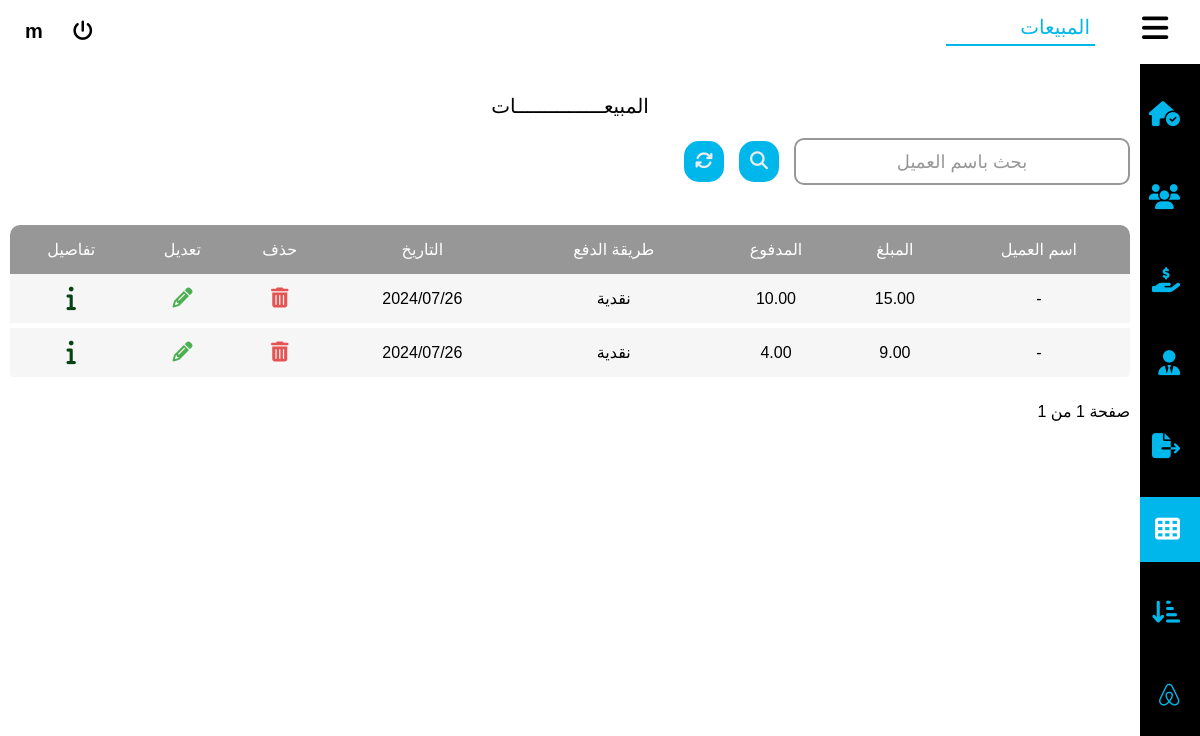
/profits (signed in), run on the app's committed database.
### user/models.py (models this page shows, shortened)
class Sale(models.Model):
    client = models.ForeignKey(Client, on_delete=models.CASCADE, null=True, blank=True)
    item = models.ForeignKey(Item, on_delete=models.CASCADE, null=True)
    client_name = models.CharField(max_length=100, blank=True, null=True)
    client_phone = models.CharField(max_length=100, blank=True, null=True)
    crash = models.CharField(max_length=100, blank=True, null=True)
    method = models.CharField(max_length=100, choices=(('محفظة', 'محفظة'), ('نقدية', 'نقدية')), default='نقدية')  # Use choices for 'method'
    date = models.DateTimeField(blank=True, null=True)
    sale_quantity = models.PositiveIntegerField(blank=True, null=True)
    sale_price = models.DecimalField(max_digits=10, decimal_places=2, blank=True, null=True)
    total = models.DecimalField(max_digits=10, decimal_places=2, blank=True, null=True)
    paid = models.DecimalField(max_digits=10, decimal_places=2, blank=True, null=True)
    remain = models.DecimalField(max_digits=10, decimal_places=2, blank=True, null=True)

class Client(models.Model):
    name = models.CharField(max_length=100,blank=True, null=True)
    phone = models.CharField(max_length=100, blank=True, null=True)
    opening_balance = models.DecimalField(max_digits=15, decimal_places=2, blank=True, null=True)
    notes = models.CharField(max_length=100, blank=True, null=True)

### user/views.py (the view)
# urls.py: path('profits',views.profits, name='profits' ),
@login_required(login_url="login")
def profits(request):
    page = request.GET.get('page')
    sale_list = paginate(Sale.objects.all().order_by("-date"), page, per_page=20)
    if 'search' in request.POST:
        search_input = request.POST.get('searchInput')
        sale_list = list(Sale.objects.filter(Q(client_name__icontains=search_input)))
    return render(request, "profits.html", {"sales": sale_list})

### user/views.py (called while the page is built)
def paginate(queryset, page, per_page=20):
    paginator = Paginator(queryset, per_page)
    try:
        return paginator.page(page)
    except PageNotAnInteger:
        return paginator.page(1)
    except EmptyPage:
        return paginator.page(paginator.num_pages)

### templates/profits.html (shortened to what this page needs)
{% load static %}
<!DOCTYPE html>
<html lang="en">
<head>
    <link rel="stylesheet" href=" {% static "css/style.css" %} ">
    <link rel="stylesheet" href=" {% static "css/all.min.css" %} ">
    <link rel="stylesheet" href=" {% static "css/fontawesome.min.css" %} ">
</head>
<body>
    <header>
        <div class="main">
            <div class="minhead">
                <i class="fa-solid fa-bars" id="rightconexpend"></i>
            </div>
            <ul>
                <li class="selected"><a href="{% url "profits" %}">المبيعات</a></li>
            </ul>
        </div>
        <div class="username">
                <a href="{% url "logout" %}"><i class="fa-solid fa-power-off"></i></a>
                <h3>{{user.username}}<h3>
        </div>
    </header>
    <div class="backcon">
        <div class="rightcon">
            <ul>
                <a href="{% url "home" %}">
                    <li>
                        <i class="fa-solid fa-house-circle-check"></i>
                    </li>
                </a>
                <a href= "{% url "sales" %}">
                    <li>
                        <i class="fa-solid fa-users"></i>
                    </li>
                </a>
                <a href="{% url "tempsales" %}">
                    <li>
                        <i class="fa-solid fa-hand-holding-dollar"></i>
                    </li>
                </a>
                <a href="{% url "loses" %}">
                    <li>
                        <i class="fa-solid fa-user-tie"></i>
                    </li>
                </a>
                <a href="{% url "items" %}">
                    <li >
                        <i class="fa-solid fa-file-export"></i>
                    </li>
                </a>
                <a href="{% url "profits" %}">
                    <li class="activeli">
                        <i class="fa-solid fa-table-cells"></i>
                    </li>
                </a>
                <a href="{% url "shorts" %}">
                    <li>
                        <i class="fa-solid fa-arrow-down-short-wide"></i>
                    </li>
                </a>
                <a href="{% url "daycome" %}">
                    <li>
                        <i class="fa-brands fa-airbnb"></i>
                    </li>
                </a>
            </ul>
        </div>
        <div class="leftcon">
            <div class="status">
                <h2>المبيعـــــــــــــــات</h2>
                <form method="post" action="" style="width: 100%;display: flex;align-items: center;justify-content: center;flex-direction: column;">
                    <div class="addsell">
                        <div class="wraper">
                            <div class="first">
                                <input  name="searchInput" value="{{request.POST.searchInput}}" type="text" id="search_bar" class="search_bar" required >
                                <span>بحث باسم العميل</span>
                            </div>
                        </div>
                        <button name="search" class="sellbtn" style="width: 40px;"><i class="fa-solid fa-magnifying-glass"></i></button>
                        <a href="{% url "profits" %}" class="sellbtn" style="width: 40px; text-align:center;"><i class="fa-solid fa-arrows-rotate"></i></a>
                    </div>
                </form>
                <div style="width: 100%; overflow: scroll;">
                    {% if sales %}
                    <table class="sellstable">
                        <thead>
                            <tr>
                                <th>اسم العميل</th>
                                <th>المبلغ</th>
                                <th>المدفوع</th>
                                <th>طريقة الدفع</th>
                                <th>التاريخ</th>
                                <th>حذف</th>
                                <th>تعديل</th>
                                <th>تفاصيل</th>
                            </tr>
                        </thead>
                        <tbody>
                            {% for sale in sales %}
                            <tr>
                                <td>{{sale.client.name}}</td>
                                <td>{{sale.total}}</td>
                                <td>{{sale.paid}}</td>
                                <td>{{sale.method}}</td>
                                <td>{{sale.date|date:"20y/m/d"}}</td>
                                <td><button class="sellsdel" id="sellsdel" metadata='
                                    <form method="post" action="{% url "saleDelete" sale.id %}" style="width: 100%;display: flex;align-items: center;justify-content: center;flex-direction: column;">
                                        {% csrf_token %}
                                        <div class="addsell" style="padding: 20px;flex-direction:column;">
                                            <h3 style="color:#3D4B64;">حذف عملية بيع</h3>
                                            <br>
                                            <i class="fa-regular fa-trash-can" style="color: #ff3333;font-size: 100px;"></i>
                                            <br>
                                        </div>
                                        <button name="saleDelete" class="sellbtn">حذف</button>
                                    </form>
                                    '><i class="fa-solid fa-trash-can"></i></button></td>
                                    <td><button class="sellsup" id="sellsup" metadata='
                                        <form method="post" action="{% url "saleUpdate" sale.id %}" style="width: 100%;display: flex;align-items: center;justify-content: center;flex-direction: column;">
                                            {% csrf_token %}
                                            <h3 style="color:#3D4B64;">تعديل عملية بيع</h3>
                                            <div class="addsell" style="padding-top: 70px;">
                                                <div class="wraper" style="position: absolute;  left: 35%; top: 20%;z-index: 15;">
                                                    <div class="first">
                                                        <input value="{{sale.client.name}}" name="client_name" type="text" id="search_bar" class="search_bar" required >
                                                        <span>اسم العميل</span>
                                                    </div>
                                                    <div class="search_res" id="search_res">
                                                        <table id="suplliersull">
                                                            <th></th>
                                                            <tbody id="suplliersul">
                                                                <tr><td></td></tr>
                                                        </tbody>
                                                    </table>
                                                </div>
                                            </div>
                                            <div class="wraper" style="width: 20%;">
                                                <div class="second">
                                                    <input value="{{sale.paid}}" min="0" name="paid" type="number" id="search_bar" class="search_bar" required>
                                                    <span>المدفوع</span>
                                                </div>
                                            </div>
                                            <div class="wraper" style="width: 70%;margin:10px;">
                                                <div class="second">
                                                    <select name="method"  style="font-size:18px;" id="search_bar" class="search_bar">
                                                        <option style="font-size:18px;" value="{{sale.method}}">{{sale.method}}</option>
                                                        <option style="font-size:18px;" value="نقدية">نقدية</option>
                                                        <option style="font-size:18px;" value="محفظة">محفظة</option>
                                                    </select>
                                                    <span>طريقة الدفع</span>
                                                </div>
                                            </div>
                                        </div>
                                        <button name="saleUpdate" class="sellbtn">تعديل</button>
                                    </form>
                                    '><i class="fa-solid fa-pencil"></i></button></td>
                                    <td><button class="sellinfo" id="sellsup" metadata='
                                        <form method="post" action="" style="width: 100%;display: flex;align-items: center;justify-content: center;flex-direction: column;">
                                            <h3 style="color:#3D4B64;">تفاصيل البيع</h3>
                                            <div class="addsell">
                                                <ul>
                                                    <li>اسم المنتج : <span>{{sale.item.name}}</span></li>
                                                    <li>النوع : <span>{{sale.item.kind.name}}</span></li>
                                                    <li>الماركة : <span>{{sale.item.prand}}</span></li>
                                                    <li>سعر بيع المنتج : <span>{{sale.sale_price}}</span></li>
                                                    <li> الكمية المباعة : <span>{{sale.sale_quantity}}</span></li>
                                                    <li> اجمالي التكلفة : <span>{{sale.total}}</span></li>
                                                </ul>
                                            </div>'><i class="fa-solid fa-info"></i></button></td>
                                </tr>
                                {% endfor %}
                            </tbody>
                        </table>
                </div>
                    <div class="btnnav">
                        <div>
                            <p>صفحة {{ sales.number }} من {{ sales.paginator.num_pages }}</p>
                    </div>
                </div>
                {% else %}
                <h2 style="width: 100%;text-align: center;color: #303C54;margin-bottom: 20px;">لا يوجد مبيعات</h2>
                {% endif %}    </div>
        </div>
    </div>
</body>
</html>

### data on the page
Sale: client.name "-", total "15.00", paid "10.00", method "نقدية", date "2024/07/26"
Sale: client.name "-", total "9.00", paid "4.00", method "نقدية", date "2024/07/26"

### other printed values
{{ user.username }} "m"
{{ sales.paginator.num_pages }} "1"
